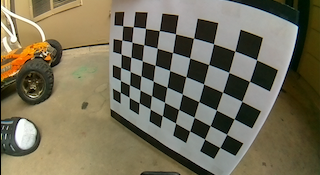
#> input picture undistortion/checkerboard/1.png, 320 x 175 px, found by its file name; its folder holds only this picture in this run
$ python Undistortion.py   (older library calls are emulated)
#> lines starting #> are read from the running program, lines starting #| are printed output that depends on the picture
import os
import cv2
import numpy as np
import json

""" Reference:
        * https://medium.com/@kennethjiang/calibrate-fisheye-lens-using-opencv-333b05afa0b0
        * https://docs.opencv.org/3.4/db/d58/group__calib3d__fisheye.html
"""

class FishEyeCameraModel():
    def __init__(self):
        self.K = None
        self.D = None
        self.DIM = None

    def build(self, img_folder, checkerboard_size):
#> called with img_folder = 'undistortion/checkerboard', checkerboard_size = (6, 9)
        CHECKERBOARD = checkerboard_size
        subpix_criteria = (
            cv2.TERM_CRITERIA_EPS+cv2.TERM_CRITERIA_MAX_ITER,
            30,
            0.1)
        calibration_flags = \
            cv2.fisheye.CALIB_RECOMPUTE_EXTRINSIC+ \
            cv2.fisheye.CALIB_CHECK_COND+ \
            cv2.fisheye.CALIB_FIX_SKEW

        objp = np.zeros((1, CHECKERBOARD[0]*CHECKERBOARD[1], 3), np.float32)
        objp[0,:,:2] = np.mgrid[0:CHECKERBOARD[0], 0:CHECKERBOARD[1]].T.reshape(-1, 2)

        _img_shape = None
        objpoints = [] # 3d point in real world space
        imgpoints = [] # 2d points in image plane.

        images = [os.path.join(img_folder, i) for i in sorted(os.listdir(img_folder))]

        for fname in images:
            img = cv2.imread(fname)
#> img is the input picture: shape (175, 320, 3); mean B, G, R 88.9, 110.4, 116.7
            if _img_shape == None:
                _img_shape = img.shape[:2]
            else:
                assert _img_shape == img.shape[:2], "All images must share the same size."

            gray = cv2.cvtColor(img,cv2.COLOR_BGR2GRAY)
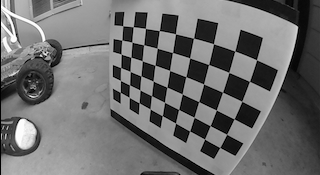
#> gray: shape (175, 320); min 0, max 255, mean 109.8

            # Find the chess board corners
            ret, corners = cv2.findChessboardCorners(
                gray,
                CHECKERBOARD,
                cv2.CALIB_CB_ADAPTIVE_THRESH+\
                cv2.CALIB_CB_FAST_CHECK+\
                cv2.CALIB_CB_NORMALIZE_IMAGE)
#> ret = True; corners = 54 rows, first 8: [120.3, 92.38], [120.5, 80.46], [120.7, 67.53], [121.1, 54.05], [121.8, 40.1], [122.8, 25.8], [129.3, 97.38], [129.5, 84.91]

            # If found, add object points, image points (after refining them)
            if ret == True:
                objpoints.append(objp)
                cv2.cornerSubPix(gray,corners,(3,3),(-1,-1),subpix_criteria)
                imgpoints.append(corners)

        N_OK = len(objpoints)
        K = np.zeros((3, 3))
        D = np.zeros((4, 1))
        rvecs = [np.zeros((1, 1, 3), dtype=np.float64) for i in range(N_OK)]
        tvecs = [np.zeros((1, 1, 3), dtype=np.float64) for i in range(N_OK)]
        rms, _, _, _, _ = \
            cv2.fisheye.calibrate(
                objpoints,
                imgpoints,
                gray.shape[::-1],
                K,
                D,
                rvecs,
                tvecs,
                calibration_flags,
                (cv2.TERM_CRITERIA_EPS+cv2.TERM_CRITERIA_MAX_ITER, 30, 1e-6)
            )
#> rms = 0.0893
        print("Found " + str(N_OK) + " valid images for calibration")
        print("DIM=" + str(_img_shape[::-1]))
#| DIM=(320, 175)
        print("K=np.array(" + str(K.tolist()) + ")")
        print("D=np.array(" + str(D.tolist()) + ")")

        self.DIM = (_img_shape[1], _img_shape[0])
#> self.DIM = (320, 175)
        self.K =  K
        self.D =  D

    def save(self, path):
#> called with path = 'undistortion/camera.json'
        model = {
            "K": self.K.tolist(),
            "D": self.D.tolist(),
            "DIM": self.DIM
        }
        fp = open(path, "w")
        json.dump(model, fp)
        fp.close()

    def load(self, path):
        fp = open(path, "r")
        model = json.load(fp)
        fp.close()
        self.K = np.array(model['K'])
        self.D = np.array(model['D'])
        self.DIM = np.array(model['DIM'])

    def undistort(self, img):
#> called with img = 'undistortion/test.jpeg'
        if type(img) == str:
            img = cv2.imread(img)
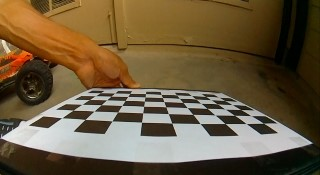
#> input picture undistortion/test.jpeg, 320 x 175 px, found by its file name
#> img is the input picture: shape (175, 320, 3); mean B, G, R 64.2, 91.7, 109.4

        h,w = img.shape[:2]
#> h = 175; w = 320
        map1, map2 = cv2.fisheye.initUndistortRectifyMap(
            self.K,
            self.D,
            np.eye(3),
            self.K,
            self.DIM,
            cv2.CV_16SC2)
        undistorted_img = cv2.remap(
            img, map1, map2,
            interpolation=cv2.INTER_LINEAR,
            borderMode=cv2.BORDER_CONSTANT)
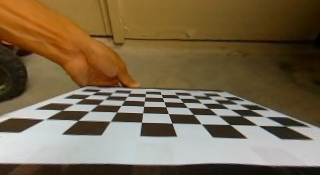
#> undistorted_img: shape (175, 320, 3); mean B, G, R 77.1, 104.1, 121.8
        return undistorted_img

if __name__ == "__main__":
    CHECKERBOARD_SIZE = (6, 9)
    MODEL_NAME = "undistortion/camera.json"
    CHECKERIMGDIR = "undistortion/checkerboard"
    TESTPATH = "undistortion/test.jpeg"

    c = FishEyeCameraModel()
    if not os.path.isfile(MODEL_NAME):
        c.build(CHECKERIMGDIR, CHECKERBOARD_SIZE)
        c.save(MODEL_NAME)
    else:
        c.load(MODEL_NAME)

    # test model
    undistorted_img = c.undistort(TESTPATH)
    cv2.imshow("undistorted", undistorted_img)
    cv2.waitKey(0)
    cv2.destroyAllWindows()
